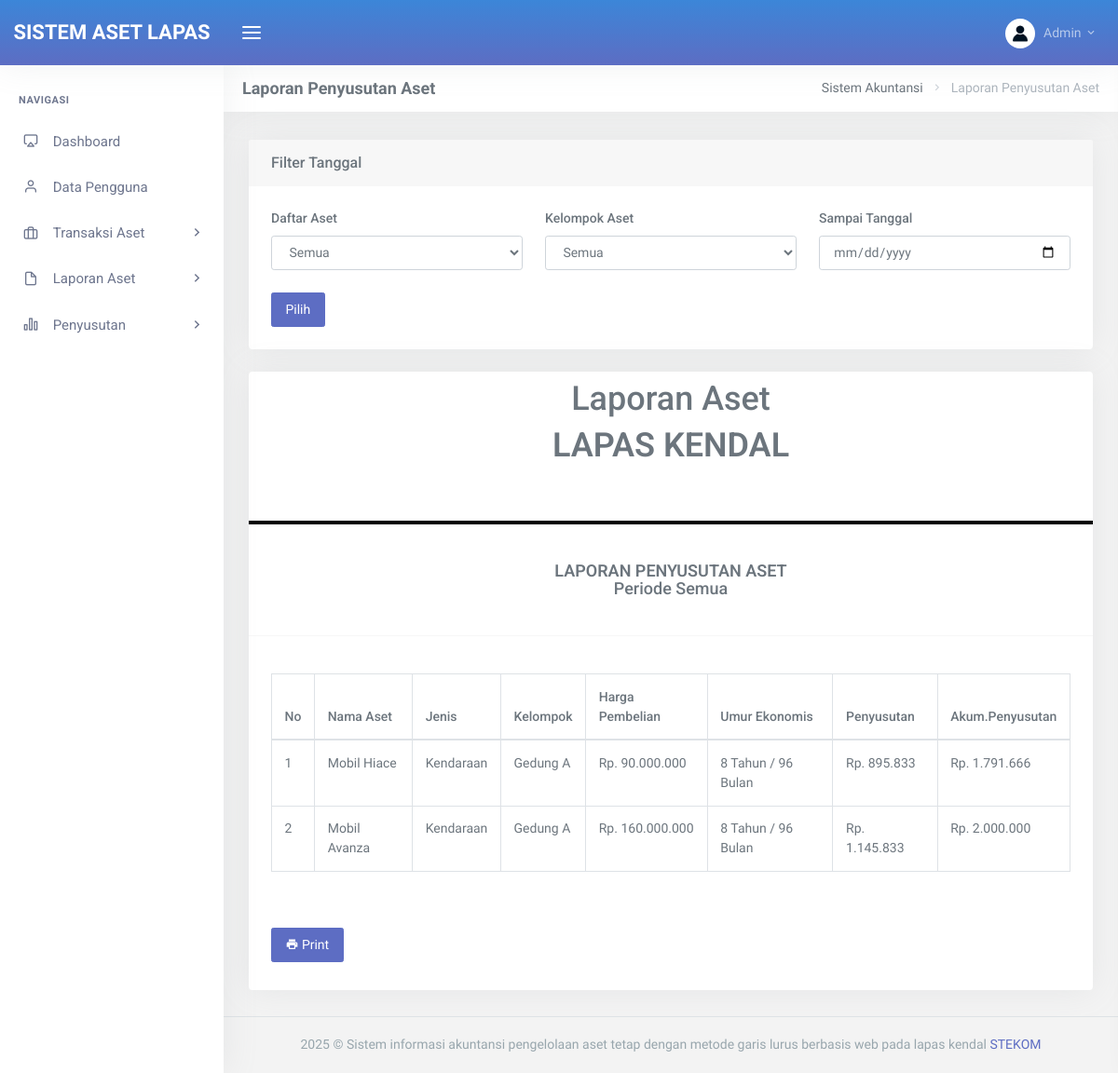
/index.php?page=laporan (signed in), run on an earlier commit of the app's database.
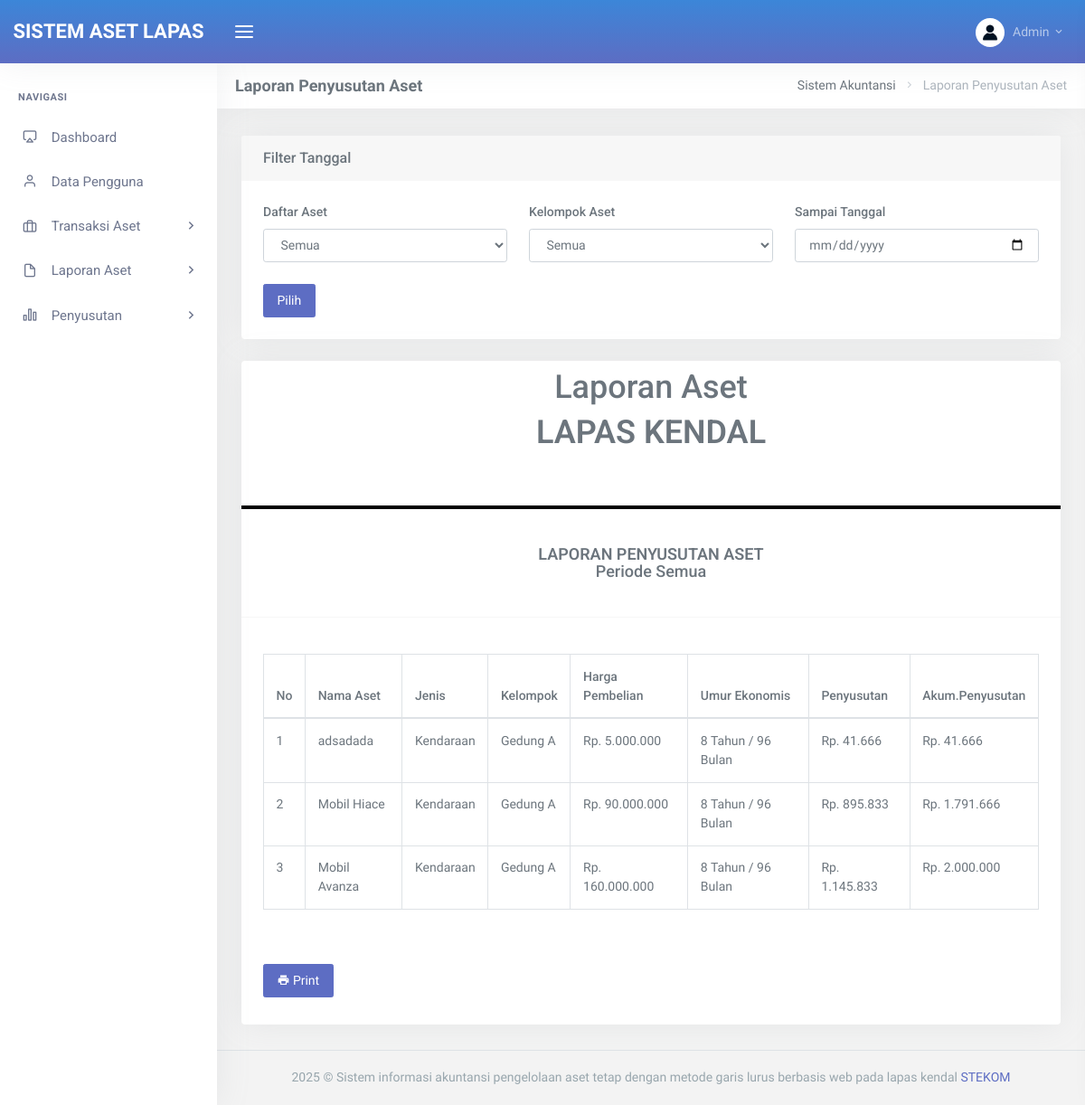
And on a later commit of the database.
### tables this page shows
CREATE TABLE `jadwal_penyusutan`  (
  `id_jadwal` int NOT NULL AUTO_INCREMENT,
  `id_aset` int NULL DEFAULT NULL,
  `tanggal_penyusutan` date NULL DEFAULT NULL,
  `nilai_jadwal_penyusutan` decimal(15, 2) NULL DEFAULT NULL,
  `validasi` varchar(30) NULL DEFAULT NULL,
  `sisa_umur` int NULL DEFAULT NULL,
  PRIMARY KEY (`id_jadwal`) USING BTREE,
  INDEX `id_aset`(`id_aset` ASC) USING BTREE,
  CONSTRAINT `jadwal_penyusutan_ibfk_1` FOREIGN KEY (`id_aset`) REFERENCES `aset` (`id_aset`) ON DELETE CASCADE ON UPDATE CASCADE
);

CREATE TABLE `aset`  (
  `id_aset` int NOT NULL AUTO_INCREMENT,
  `nama_aset` varchar(255) NULL DEFAULT NULL,
  `tanggal_pembelian` date NULL DEFAULT NULL,
  `umur_ekonomis` int NULL DEFAULT NULL,
  `harga_pembelian` decimal(15, 2) NULL DEFAULT NULL,
  `nilai_residu` decimal(15, 2) NULL DEFAULT NULL,
  `status` varchar(255) NULL DEFAULT NULL,
  `id_jenis` int NULL DEFAULT NULL,
  `id_kelompok` int NULL DEFAULT NULL,
  `deskripsi_aset` text NULL,
  `jumlah` int NULL DEFAULT NULL,
  `unit` varchar(10) NULL DEFAULT NULL,
  `nilai_penyusutan` decimal(15, 2) NULL DEFAULT NULL,
  `letak_aset` varchar(255) NULL DEFAULT NULL,
  PRIMARY KEY (`id_aset`) USING BTREE,
  INDEX `id_jenis`(`id_jenis` ASC) USING BTREE,
  INDEX `id_kelompok`(`id_kelompok` ASC) USING BTREE,
  CONSTRAINT `aset_ibfk_1` FOREIGN KEY (`id_jenis`) REFERENCES `jenis_aset` (`id_jenis`) ON DELETE CASCADE ON UPDATE CASCADE,
  CONSTRAINT `aset_ibfk_2` FOREIGN KEY (`id_kelompok`) REFERENCES `kelompok_aset` (`id_kelompok`) ON DELETE CASCADE ON UPDATE CASCADE
);

CREATE TABLE `jenis_aset`  (
  `id_jenis` int NOT NULL AUTO_INCREMENT,
  `nama_jenis` varchar(255) NULL DEFAULT NULL,
  `deskripsi_jenis` varchar(255) NULL DEFAULT NULL,
  PRIMARY KEY (`id_jenis`) USING BTREE
);

CREATE TABLE `kelompok_aset`  (
  `id_kelompok` int NOT NULL AUTO_INCREMENT,
  `nama_kelompok` varchar(255) NULL DEFAULT NULL,
  `deskripsi_kelompok` varchar(255) NULL DEFAULT NULL,
  PRIMARY KEY (`id_kelompok`) USING BTREE
);

### pages/laporan/index.php (the view, shortened to what the changed rows need)
<div class="container-fluid">
    <div class="row">
        <div class="col-12">
            <div class="card">
                <div class="row align-self-center">
                    <div class="text-center d-flex align-items-center">
                        <div class="ms-3">
                            <h1>Laporan Aset</h1>
                            <h1><b>LAPAS KENDAL</b></h1>
                        </div>
                    </div>
                </div>
                <div class="card-body">
                    <div class="table-responsive">
                        <table id="tabel-data" class="table table-bordered table-bordered dt-responsive nowrap">
                            <thead>
                                <tr>
                                    <th>No</th>
                                    <th>Nama Aset</th>
                                    <th>Jenis</th>
                                    <th>Kelompok</th>
                                    <th>Harga Pembelian</th>
                                    <th>Umur Ekonomis</th>
                                    <th>Penyusutan</th>
                                    <th>Akum.Penyusutan</th>
                                </tr>
                            </thead>
                            <tbody>
                                <?php
                                include "config.php";
                                if (isset($_GET['sampai_tanggal'])) {
                                    $kondisi = "WHERE jadwal_penyusutan.tanggal_penyusutan <= '" . $_GET['sampai_tanggal'] . "'";
                                } else {
                                    $kondisi = "";
                                }
                                if (isset($_GET['id_aset']) && $_GET['id_aset'] != "Semua") {
                                    $kondisi_aset = "AND aset.id_aset = '" . $_GET['id_aset'] . "'";
                                } else {
                                    $kondisi_aset = "";
                                }
                                if (isset($_GET['id_kelompok']) && $_GET['id_kelompok'] != "Semua") {
                                    $kondisi_kelompok = "AND aset.id_kelompok = '" . $_GET['id_kelompok'] . "'";
                                } else {
                                    $kondisi_kelompok = "";
                                }
                                $sql = $conn->query("SELECT
                                                    SUM( jadwal_penyusutan.nilai_jadwal_penyusutan ) AS akumpenyusutan,
                                                    aset.nama_aset,
                                                    aset.harga_pembelian,
                                                    kelompok_aset.nama_kelompok,
                                                    jenis_aset.nama_jenis,
                                                    aset.jumlah,
                                                    aset.unit,
                                                    jadwal_penyusutan.sisa_umur,
                                                    aset.id_aset,
                                                    jadwal_penyusutan.id_jadwal,
                                                    aset.umur_ekonomis,
                                                    aset.nilai_penyusutan
                                                FROM
                                                    jadwal_penyusutan
                                                    INNER JOIN aset ON jadwal_penyusutan.id_aset = aset.id_aset
                                                    INNER JOIN kelompok_aset ON aset.id_kelompok = kelompok_aset.id_kelompok
                                                    INNER JOIN jenis_aset ON aset.id_jenis = jenis_aset.id_jenis
                                                $kondisi
                                                $kondisi_aset
                                                $kondisi_kelompok
                                                GROUP BY
                                                    id_aset
                                                ORDER BY
                                                    sisa_umur DESC");
                                $no = 1;
                                while ($data = $sql->fetch_assoc()) {
                                    ?>
                                    <tr>
                                        <td><?= $no++ ?></td>
                                        <td><?= $data['nama_aset'] ?></td>
                                        <td><?= $data['nama_jenis'] ?></td>
                                        <td><?= $data['nama_kelompok'] ?></td>
                                        <td>Rp. <?= number_format($data['harga_pembelian'], 0, ',', '.') ?></td>
                                        <td><?= $data['umur_ekonomis'] ?> Tahun /
                                            <?php echo $data['umur_ekonomis'] * 12 ?> Bulan
                                        </td>
                                        <td>Rp. <?= number_format($data['nilai_penyusutan'], 0, ',', '.') ?></td>
                                        <td>Rp. <?= number_format($data['akumpenyusutan'], 0, ',', '.') ?></td>
                                    </tr>
                                    <?php
                                }
                                ?>
                            </tbody>
                        </table>
                    </div>
                </div>
            </div>
        </div>
    </div>
</div>

What changed in the data, as far as the page shows it:
added jadwal_penyusutan: id_aset.nama_aset "adsadada", jenis_aset.nama_jenis "Kendaraan", kelompok_aset.nama_kelompok "Gedung A", id_aset.harga_pembelian "5.000.000", id_aset.umur_ekonomis "8", $data['umur_ekonomis']*12 "96", id_aset.nilai_penyusutan "41.666", akumpenyusutan "41.666"
